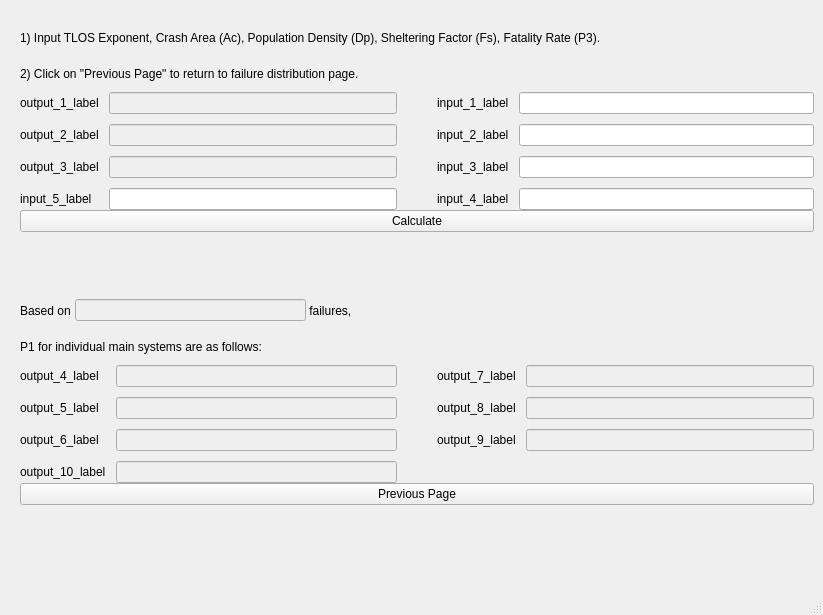
<?xml version="1.0" encoding="UTF-8"?>
<ui version="4.0">
 <class>MainWindow</class>
 <widget class="QMainWindow" name="MainWindow">
  <property name="geometry">
   <rect>
    <x>0</x>
    <y>0</y>
    <width>823</width>
    <height>615</height>
   </rect>
  </property>
  <property name="sizePolicy">
   <sizepolicy hsizetype="Expanding" vsizetype="Expanding">
    <horstretch>0</horstretch>
    <verstretch>0</verstretch>
   </sizepolicy>
  </property>
  <property name="windowTitle">
   <string>MainWindow</string>
  </property>
  <widget class="QWidget" name="centralwidget">
   <widget class="QWidget" name="verticalLayoutWidget">
    <property name="geometry">
     <rect>
      <x>0</x>
      <y>0</y>
      <width>834</width>
      <height>561</height>
     </rect>
    </property>
    <layout class="QVBoxLayout" name="verticalLayout">
     <property name="spacing">
      <number>0</number>
     </property>
     <property name="sizeConstraint">
      <enum>QLayout::SetMinimumSize</enum>
     </property>
     <property name="leftMargin">
      <number>20</number>
     </property>
     <property name="topMargin">
      <number>20</number>
     </property>
     <property name="rightMargin">
      <number>20</number>
     </property>
     <property name="bottomMargin">
      <number>20</number>
     </property>
     <item>
      <widget class="QLabel" name="mainLabel">
       <property name="text">
        <string>1) Input TLOS Exponent, Crash Area (Ac), Population Density (Dp), Sheltering Factor (Fs), Fatality Rate (P3).</string>
       </property>
      </widget>
     </item>
     <item>
      <widget class="QLabel" name="mainLabel_3">
       <property name="text">
        <string>2) Click on &quot;Previous Page&quot; to return to failure distribution page.</string>
       </property>
      </widget>
     </item>
     <item>
      <layout class="QHBoxLayout" name="horizontalLayout">
       <item>
        <layout class="QFormLayout" name="formLayout_2">
         <property name="horizontalSpacing">
          <number>10</number>
         </property>
         <property name="verticalSpacing">
          <number>10</number>
         </property>
         <item row="0" column="0">
          <widget class="QLabel" name="output_1_label">
           <property name="text">
            <string>output_1_label</string>
           </property>
          </widget>
         </item>
         <item row="0" column="1">
          <widget class="QLineEdit" name="output_1">
           <property name="enabled">
            <bool>false</bool>
           </property>
          </widget>
         </item>
         <item row="1" column="0">
          <widget class="QLabel" name="output_2_label">
           <property name="text">
            <string>output_2_label</string>
           </property>
          </widget>
         </item>
         <item row="1" column="1">
          <widget class="QLineEdit" name="output_2">
           <property name="enabled">
            <bool>false</bool>
           </property>
          </widget>
         </item>
         <item row="2" column="0">
          <widget class="QLabel" name="output_3_label">
           <property name="text">
            <string>output_3_label</string>
           </property>
          </widget>
         </item>
         <item row="2" column="1">
          <widget class="QLineEdit" name="output_3">
           <property name="enabled">
            <bool>false</bool>
           </property>
          </widget>
         </item>
         <item row="3" column="0">
          <widget class="QLabel" name="input_5_label">
           <property name="text">
            <string>input_5_label</string>
           </property>
          </widget>
         </item>
         <item row="3" column="1">
          <widget class="QLineEdit" name="input_5">
           <property name="inputMethodHints">
            <set>Qt::ImhNone</set>
           </property>
          </widget>
         </item>
        </layout>
       </item>
       <item>
        <spacer name="horizontalSpacer_3">
         <property name="orientation">
          <enum>Qt::Horizontal</enum>
         </property>
         <property name="sizeType">
          <enum>QSizePolicy::Minimum</enum>
         </property>
         <property name="sizeHint" stdset="0">
          <size>
           <width>40</width>
           <height>20</height>
          </size>
         </property>
        </spacer>
       </item>
       <item>
        <layout class="QFormLayout" name="formLayout">
         <property name="horizontalSpacing">
          <number>10</number>
         </property>
         <property name="verticalSpacing">
          <number>10</number>
         </property>
         <item row="0" column="0">
          <widget class="QLabel" name="input_1_label">
           <property name="text">
            <string>input_1_label</string>
           </property>
          </widget>
         </item>
         <item row="1" column="0">
          <widget class="QLabel" name="input_2_label">
           <property name="text">
            <string>input_2_label</string>
           </property>
          </widget>
         </item>
         <item row="3" column="0">
          <widget class="QLabel" name="input_4_label">
           <property name="text">
            <string>input_4_label</string>
           </property>
          </widget>
         </item>
         <item row="0" column="1">
          <widget class="QLineEdit" name="input_1"/>
         </item>
         <item row="1" column="1">
          <widget class="QLineEdit" name="input_2"/>
         </item>
         <item row="2" column="1">
          <widget class="QLineEdit" name="input_3"/>
         </item>
         <item row="3" column="1">
          <widget class="QLineEdit" name="input_4"/>
         </item>
         <item row="2" column="0">
          <widget class="QLabel" name="input_3_label">
           <property name="text">
            <string>input_3_label</string>
           </property>
          </widget>
         </item>
        </layout>
       </item>
      </layout>
     </item>
     <item>
      <widget class="QPushButton" name="button_calculate">
       <property name="text">
        <string>Calculate</string>
       </property>
      </widget>
     </item>
     <item>
      <spacer name="verticalSpacer">
       <property name="orientation">
        <enum>Qt::Vertical</enum>
       </property>
       <property name="sizeType">
        <enum>QSizePolicy::Fixed</enum>
       </property>
       <property name="sizeHint" stdset="0">
        <size>
         <width>20</width>
         <height>60</height>
        </size>
       </property>
      </spacer>
     </item>
     <item>
      <layout class="QHBoxLayout" name="horizontalLayout_2">
       <item>
        <widget class="QLabel" name="label_1">
         <property name="text">
          <string>Based on </string>
         </property>
        </widget>
       </item>
       <item>
        <widget class="QLineEdit" name="lineedit_1">
         <property name="enabled">
          <bool>false</bool>
         </property>
        </widget>
       </item>
       <item>
        <widget class="QLabel" name="label_9">
         <property name="text">
          <string> failures,</string>
         </property>
        </widget>
       </item>
       <item>
        <spacer name="horizontalSpacer">
         <property name="orientation">
          <enum>Qt::Horizontal</enum>
         </property>
         <property name="sizeHint" stdset="0">
          <size>
           <width>40</width>
           <height>20</height>
          </size>
         </property>
        </spacer>
       </item>
       <item>
        <spacer name="horizontalSpacer_2">
         <property name="orientation">
          <enum>Qt::Horizontal</enum>
         </property>
         <property name="sizeHint" stdset="0">
          <size>
           <width>40</width>
           <height>20</height>
          </size>
         </property>
        </spacer>
       </item>
      </layout>
     </item>
     <item>
      <widget class="QLabel" name="mainLabel_2">
       <property name="text">
        <string>P1 for individual main systems are as follows:</string>
       </property>
      </widget>
     </item>
     <item>
      <layout class="QHBoxLayout" name="horizontalLayout_3">
       <item>
        <layout class="QFormLayout" name="formLayout_3">
         <property name="horizontalSpacing">
          <number>10</number>
         </property>
         <property name="verticalSpacing">
          <number>10</number>
         </property>
         <item row="0" column="0">
          <widget class="QLabel" name="output_4_label">
           <property name="text">
            <string>output_4_label</string>
           </property>
          </widget>
         </item>
         <item row="0" column="1">
          <widget class="QLineEdit" name="output_4">
           <property name="enabled">
            <bool>false</bool>
           </property>
          </widget>
         </item>
         <item row="1" column="0">
          <widget class="QLabel" name="output_5_label">
           <property name="text">
            <string>output_5_label</string>
           </property>
          </widget>
         </item>
         <item row="1" column="1">
          <widget class="QLineEdit" name="output_5">
           <property name="enabled">
            <bool>false</bool>
           </property>
          </widget>
         </item>
         <item row="2" column="0">
          <widget class="QLabel" name="output_6_label">
           <property name="text">
            <string>output_6_label</string>
           </property>
          </widget>
         </item>
         <item row="2" column="1">
          <widget class="QLineEdit" name="output_6">
           <property name="enabled">
            <bool>false</bool>
           </property>
          </widget>
         </item>
         <item row="3" column="0">
          <widget class="QLabel" name="output_10_label">
           <property name="text">
            <string>output_10_label</string>
           </property>
          </widget>
         </item>
         <item row="3" column="1">
          <widget class="QLineEdit" name="output_10">
           <property name="enabled">
            <bool>false</bool>
           </property>
          </widget>
         </item>
        </layout>
       </item>
       <item>
        <spacer name="horizontalSpacer_4">
         <property name="orientation">
          <enum>Qt::Horizontal</enum>
         </property>
         <property name="sizeType">
          <enum>QSizePolicy::Minimum</enum>
         </property>
         <property name="sizeHint" stdset="0">
          <size>
           <width>40</width>
           <height>20</height>
          </size>
         </property>
        </spacer>
       </item>
       <item>
        <layout class="QFormLayout" name="formLayout_4">
         <property name="horizontalSpacing">
          <number>10</number>
         </property>
         <property name="verticalSpacing">
          <number>10</number>
         </property>
         <item row="0" column="0">
          <widget class="QLabel" name="output_7_label">
           <property name="text">
            <string>output_7_label</string>
           </property>
          </widget>
         </item>
         <item row="0" column="1">
          <widget class="QLineEdit" name="output_7">
           <property name="enabled">
            <bool>false</bool>
           </property>
          </widget>
         </item>
         <item row="1" column="0">
          <widget class="QLabel" name="output_8_label">
           <property name="text">
            <string>output_8_label</string>
           </property>
          </widget>
         </item>
         <item row="1" column="1">
          <widget class="QLineEdit" name="output_8">
           <property name="enabled">
            <bool>false</bool>
           </property>
          </widget>
         </item>
         <item row="2" column="0">
          <widget class="QLabel" name="output_9_label">
           <property name="text">
            <string>output_9_label</string>
           </property>
          </widget>
         </item>
         <item row="2" column="1">
          <widget class="QLineEdit" name="output_9">
           <property name="enabled">
            <bool>false</bool>
           </property>
          </widget>
         </item>
        </layout>
       </item>
      </layout>
     </item>
     <item>
      <widget class="QPushButton" name="previous_button">
       <property name="text">
        <string>Previous Page</string>
       </property>
      </widget>
     </item>
     <item>
      <widget class="QLabel" name="error_message">
       <property name="text">
        <string/>
       </property>
      </widget>
     </item>
    </layout>
   </widget>
  </widget>
  <widget class="QMenuBar" name="menubar">
   <property name="geometry">
    <rect>
     <x>0</x>
     <y>0</y>
     <width>823</width>
     <height>22</height>
    </rect>
   </property>
  </widget>
  <widget class="QStatusBar" name="statusbar"/>
 </widget>
 <resources/>
 <connections/>
</ui>
